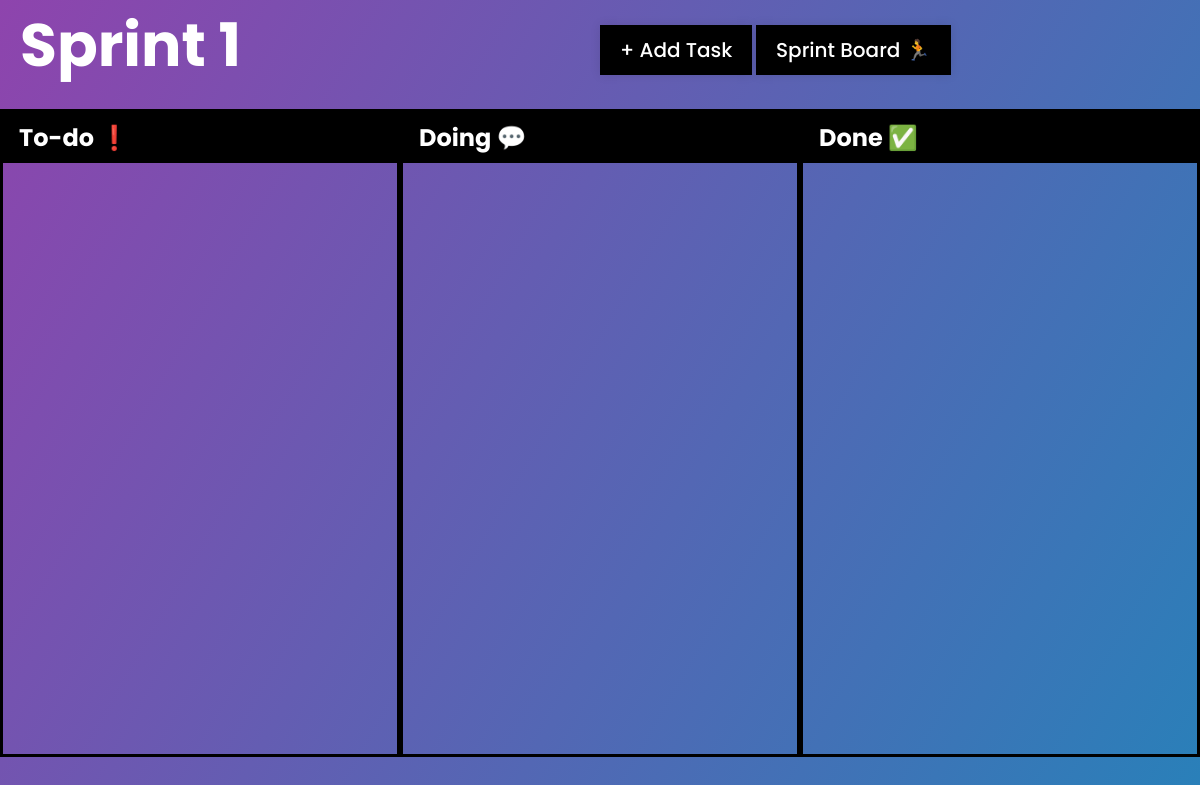
The app's page /kanban/1, older data.
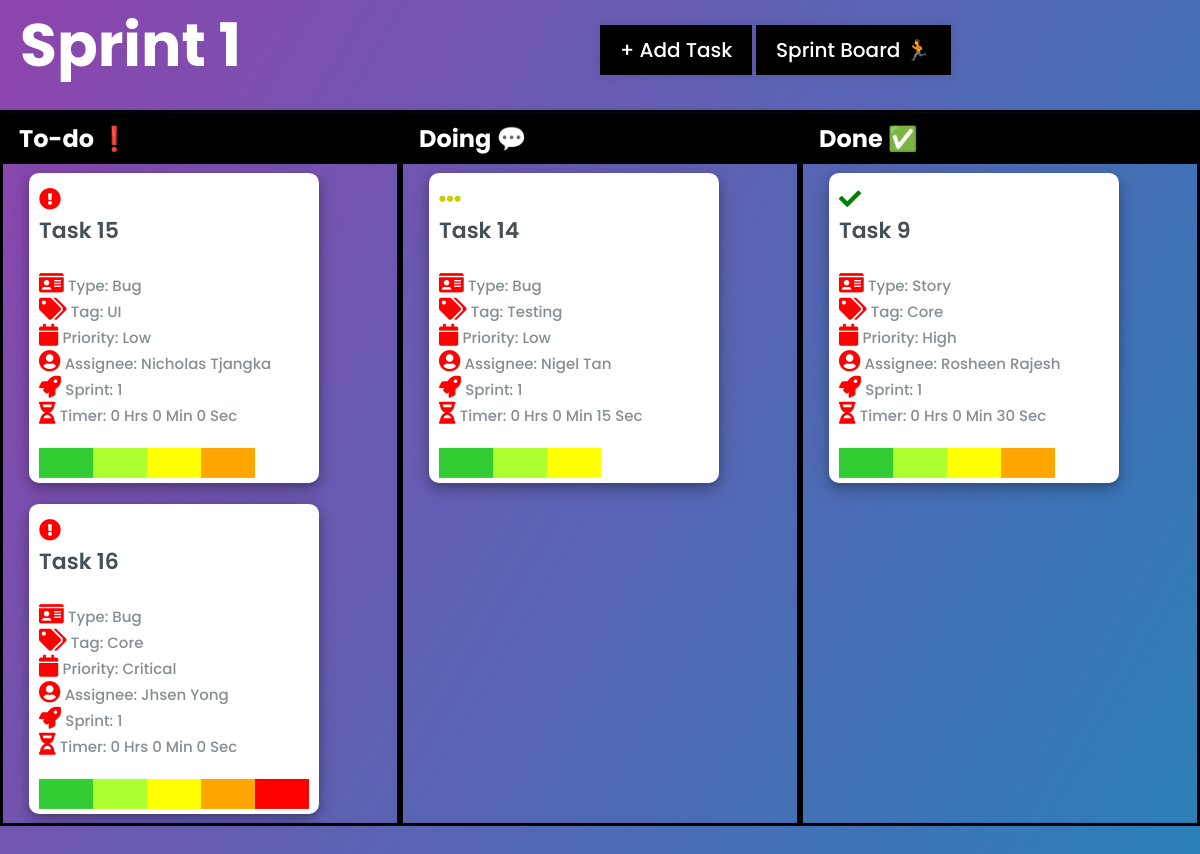
The same page, newer data.
### tables this page shows
CREATE TABLE "Sprint" (
	"sprint_id"	INTEGER NOT NULL UNIQUE,
	"sprint_name"	TEXT,
	"sprint_start"	TEXT,
	"sprint_end"	TEXT,
	"sprint_status"	TEXT,
	PRIMARY KEY("sprint_id" AUTOINCREMENT)
);

CREATE TABLE "card" (
	"card_id"	INTEGER NOT NULL UNIQUE,
	"card_name"	TEXT NOT NULL,
	"card_tag"	TEXT,
	"card_priority"	TEXT,
	"card_storypoint"	TEXT,
	"card_description"	TEXT,
	"card_status"	TEXT,
	"card_start"	TEXT,
	"card_stop"	TEXT,
	"card_elapsed"	BLOB,
	"list_id"	INTEGER,
	"user_username"	TEXT,
	"sprint_id"	INTEGER,
	"card_type"	INTEGER,
	"card_timer"	BLOB DEFAULT 0,
	PRIMARY KEY("card_id" AUTOINCREMENT),
	FOREIGN KEY("list_id") REFERENCES "List"("list_id"),
	FOREIGN KEY("user_username") REFERENCES "User"("user_username"),
	FOREIGN KEY("sprint_id") REFERENCES "Sprint"("sprint_id") ON DELETE SET NULL
);

### app.py (the view)
@app.route('/kanban/<int:id>', methods=['GET', 'POST'])
def kanban(id):
    sprints = appDb.all_sprint()
    for sprint in sprints:
        if sprint[0] == id:
            sprint_name = sprint[1]
    tasks = appDb.all_cards()
    if request.method == "POST":
        task_id = request.form.get("add_task")
        appDb.update_card("sprint_id", id, task_id)
        return redirect(f"/kanban/{id}")
    else:
        return render_template('kanban.html', tasks=tasks, id=id, sprint_name=sprint_name)

### db.py (called while the page is built)
    def all_cards(self ) :
        try :
            self.cursor.execute(
                "SELECT * from CARD")
            return self.cursor.fetchall()
        except Exception as e :
            return e

    def all_sprint(self) :
        try :
            self.cursor.execute(
                "Select * from sprint")
            return self.cursor.fetchall()
        except Exception as e :
            return e

### templates/kanban.html (shortened to what this page needs)
{% extends "base.html" %}
{% block head %}
<link rel="stylesheet" href="https://use.fontawesome.com/releases/v5.15.4/css/all.css"/>
{% endblock %}
{%block body %}
<div class="kanban_page">
    <h1>{{sprint_name}}</h1>
     <div class="todo-container" >
        <div class="status">
            <h2>To-do &#10071</h2>
            {% for task in tasks %}
            {% if task[6] == "To do" and task[12] == id %}
            <div class="miniature_card">
                <div class="front_facing">
                    {% if task[6] == "To do" %}
                        <div><i class="fa fa-exclamation-circle" style="color:red; margin-top: 5px;"></i></div>
                    {% elif task[6] == "Doing" %}
                        <div><i class="fa fa-ellipsis-h" style="color: 	#CCCC00; margin-top: 5px;"></i></div>
                    {% else %}
                        <div><i class="fa fa-check" style="color:green; margin-top: 5px;"></i></div>
                    {% endif %}
                    <div class="card_text">
                        <h3 class="name">{{task[1]}}</h3>
                        <br>
                    </div>
                    <div class="tag_type_priority">
                        <i class="fa fa-id-card"></i>
                        <span class="quote2">Type: {{task[13]}}</span>
                        <br>
                        <i class="fa fa-tags"></i>
                        <span class="quote2">Tag: {{task[2]}}</span>
                        <br>
                        <i class="fa fa-calendar"></i>
                        <span class="quote2">Priority: {{task[3]}}</span>
                        <br>
                        <i class="fa fa-user-circle"></i>
                        <span class="quote2">Assignee: {{task[11]}}</span>
                        <br>
                        <i class="fa fa-rocket"></i>
                        {% if task[12] == None %}
                            <span class="quote2">Sprint: None</span>
                        {% else %}
                            <span class="quote2">Sprint: {{task[12]}}</span>
                        {% endif %}
                        <br>
                        <i class="fa fa-hourglass-half"></i>
                        {% if task[14] == 0 %}
                            <span class="quote2">Timer: 0 Hrs 0 Min 0 Sec</span>
                        {% else %}
                            {% set time = task[14]|int() %}
                            {% set time = time - 662400 %}
                            <span class="quote2">Timer: {{time // 3600}} Hrs {{time // 60}} Min {{time % 60}} Sec</span>
                        {% endif %}
                        <br>
                        <div class="line">
                            {% if task[4] == "1" %}
                                <span class="color-1"></span>
                            {% elif task[4] == "2" %}
                                <span class="color-1"></span>
                                <span class="color-2"></span>
                            {% elif task[4] == "3" %}
                                <span class="color-1"></span>
                                <span class="color-2"></span>
                                <span class="color-3"></span>
                            {% elif task[4] == "4" %}
                                <span class="color-1"></span>
                                <span class="color-2"></span>
                                <span class="color-3"></span>
                                <span class="color-4"></span>
                            {% else %}
                                <span class="color-1"></span>
                                <span class="color-2"></span>
                                <span class="color-3"></span>
                                <span class="color-4"></span>
                                <span class="color-5"></span>
                            {% endif %}
                        </div>
                    </div>
                </div>
            </div>
            {% endif %}
            {% endfor %}
        </div>
        <div class="status">
            <h2>Doing &#128172</h2>
            {% for task in tasks %}
            {% if task[6] == "Doing" and task[12] == id %}
            <div class="miniature_card">
                <div class="front_facing">
                    {% if task[6] == "To do" %}
                        <div><i class="fa fa-exclamation-circle" style="color:red; margin-top: 5px;"></i></div>
                    {% elif task[6] == "Doing" %}
                        <div><i class="fa fa-ellipsis-h" style="color: 	#CCCC00; margin-top: 5px;"></i></div>
                    {% else %}
                        <div><i class="fa fa-check" style="color:green; margin-top: 5px;"></i></div>
                    {% endif %}
                    <div class="card_text">
                        <h3 class="name">{{task[1]}}</h3>
                        <br>
                    </div>
                    <div class="tag_type_priority">
                        <i class="fa fa-id-card"></i>
                        <span class="quote2">Type: {{task[13]}}</span>
                        <br>
                        <i class="fa fa-tags"></i>
                        <span class="quote2">Tag: {{task[2]}}</span>
                        <br>
                        <i class="fa fa-calendar"></i>
                        <span class="quote2">Priority: {{task[3]}}</span>
                        <br>
                        <i class="fa fa-user-circle"></i>
                        <span class="quote2">Assignee: {{task[11]}}</span>
                        <br>
                        <i class="fa fa-rocket"></i>
                        {% if task[12] == None %}
                            <span class="quote2">Sprint: None</span>
                        {% else %}
                            <span class="quote2">Sprint: {{task[12]}}</span>
                        {% endif %}
                        <br>
                        <i class="fa fa-hourglass-half"></i>
                        {% if task[14] == 0 %}
                            <span class="quote2">Timer: 0 Hrs 0 Min 0 Sec</span>
                        {% else %}
                            {% set time = task[14]|int() %}
                            {% set time = time - 662400 %}
                            <span class="quote2">Timer: {{time // 3600}} Hrs {{time // 60}} Min {{time % 60}} Sec</span>
                        {% endif %}
                        <br>
                        <div class="line">
                            {% if task[4] == "1" %}
                                <span class="color-1"></span>
                            {% elif task[4] == "2" %}
                                <span class="color-1"></span>
                                <span class="color-2"></span>
                            {% elif task[4] == "3" %}
                                <span class="color-1"></span>
                                <span class="color-2"></span>
                                <span class="color-3"></span>
                            {% elif task[4] == "4" %}
                                <span class="color-1"></span>
                                <span class="color-2"></span>
                                <span class="color-3"></span>
                                <span class="color-4"></span>
                            {% else %}
                                <span class="color-1"></span>
                                <span class="color-2"></span>
                                <span class="color-3"></span>
                                <span class="color-4"></span>
                                <span class="color-5"></span>
                            {% endif %}
                        </div>
                    </div>
                </div>
            </div>
            {% endif %}
            {% endfor %}
        </div>
        <div class="status">
            <h2>Done &#9989</h2>
            {% for task in tasks %}
            {% if task[6] == "Done" and task[12] == id %}
            <div class="miniature_card">
                <div class="front_facing">
                    {% if task[6] == "To do" %}
                        <div><i class="fa fa-exclamation-circle" style="color:red; margin-top: 5px;"></i></div>
                    {% elif task[6] == "Doing" %}
                        <div><i class="fa fa-ellipsis-h" style="color: 	#CCCC00; margin-top: 5px;"></i></div>
                    {% else %}
                        <div><i class="fa fa-check" style="color:green; margin-top: 5px;"></i></div>
                    {% endif %}
                    <div class="card_text">
                        <h3 class="name">{{task[1]}}</h3>
                        <br>
                    </div>
                    <div class="tag_type_priority">
                        <i class="fa fa-id-card"></i>
                        <span class="quote2">Type: {{task[13]}}</span>
                        <br>
                        <i class="fa fa-tags"></i>
                        <span class="quote2">Tag: {{task[2]}}</span>
                        <br>
                        <i class="fa fa-calendar"></i>
                        <span class="quote2">Priority: {{task[3]}}</span>
                        <br>
                        <i class="fa fa-user-circle"></i>
                        <span class="quote2">Assignee: {{task[11]}}</span>
                        <br>
                        <i class="fa fa-rocket"></i>
                        {% if task[12] == None %}
                            <span class="quote2">Sprint: None</span>
                        {% else %}
                            <span class="quote2">Sprint: {{task[12]}}</span>
                        {% endif %}
                        <br>
                        <i class="fa fa-hourglass-half"></i>
                        {% if task[14] == 0 %}
                            <span class="quote2">Timer: 0 Hrs 0 Min 0 Sec</span>
                        {% else %}
                            {% set time = task[14]|int() %}
                            {% set time = time - 662400 %}
                            <span class="quote2">Timer: {{time // 3600}} Hrs {{time // 60}} Min {{time % 60}} Sec</span>
                        {% endif %}
                        <br>
                        <div class="line">
                            {% if task[4] == "1" %}
                                <span class="color-1"></span>
                            {% elif task[4] == "2" %}
                                <span class="color-1"></span>
                                <span class="color-2"></span>
                            {% elif task[4] == "3" %}
                                <span class="color-1"></span>
                                <span class="color-2"></span>
                                <span class="color-3"></span>
                            {% elif task[4] == "4" %}
                                <span class="color-1"></span>
                                <span class="color-2"></span>
                                <span class="color-3"></span>
                                <span class="color-4"></span>
                            {% else %}
                                <span class="color-1"></span>
                                <span class="color-2"></span>
                                <span class="color-3"></span>
                                <span class="color-4"></span>
                                <span class="color-5"></span>
                            {% endif %}
                        </div>
                    </div>
                </div>
            </div>
            {% endif %}
            {% endfor %}
    </div>
</div>
<div class="return_button">
    <a href="http://127.0.0.1:5000/sprint-board">Sprint Board &#127939</a>
</div>
<label for="add_task_check" class="show_add_task_btn2">+ Add Task</label>
{% endblock %}

### templates/base.html (shortened to what this page needs)
<!DOCTYPE html>
<html lang="en">
<head>
    <link rel="stylesheet" href="{{ url_for('static', filename='css/main.css')}}">
    {% block head %}{% endblock %}
</head>
<body>
    {% block body %}{% endblock %}
</body>
</html>

### static/css/main.css (style rules this page uses)
* { margin: 0; padding: 0; box-sizing: border-box; font-family: "Poppins", sans-serif; }
body { margin: 0; padding: 0; overflow: hidden; }
.miniature_card { width: 290px; max-width: 290px; height: 310px; max-height: 310px; background-color: #fff; justify-content: left; align-items: left; text-align: left; border-radius: 10px; box-shadow: 0 4px 8px 0 rgba(0, 0, 0, 0.2), 0 6px 20px 0 rgba(0, 0, 0, 0.19); padding: 10px; overflow: hidden; margin-left: 10px; word-wrap: break-word; }
.miniature_card i { font-size: 22px !important; color: red; }
.miniature_card .name { font-size: 22px; color: #464e56; font-weight: 600; }
.miniature_card .quote2 { font-size: 15px; font-weight: 500; color: #868e94; }
.line span { display:block; width:20%; float:left; height:5px; margin-top: 20px; height: 30px; }
.line { width:100%; }
.color-1 { background: limegreen; }
.color-2 { background:greenyellow; }
.color-3 { background:yellow; }
.color-4 { background:orange; }
.color-5 { background:red; }
.kanban_page { background: linear-gradient(120deg, #8e44ad, #2980b9); height: 100vh; }
.kanban_page h1 { text-align: left; padding-left: 20px; padding-bottom: 5px; font-size: 60px; color: white; }
.todo-container { position: relative; top: 50%; left: 50%; transform: translate(-50%, -55%); height: 90vh; display: flex; justify-content: center; }
.status { width: 33.33%; position: relative; border: 3px solid black; padding: 60px 1rem 0.5rem; display: grid; grid-template-columns: repeat(1, minmax(150px, 0.5fr)); grid-row: 150px; gap: 20px; justify-items: left; overflow: auto; max-height: 90%; margin-top: 10px; }
.status h2 { position: absolute; top: 0; Left: 0; margin: 0; width: 100%; padding: 0.5rem 1rem; color: white; background-color: black; }
.show_add_task_btn2 { background-color: black; padding: 10px 20px; font-size: 20px; font-weight: 500; color: white; cursor: pointer; box-shadow: 0px 0px 10px rgba(0,0,0,0.1); border-color: black; position: absolute; top: 25px; left: 50%; }
.kanban_page .return_button a { background-color: black; padding: 10px 20px; font-size: 20px; font-weight: 500; color: white; cursor: pointer; box-shadow: 0px 0px 10px rgba(0,0,0,0.1); border-color: black; position: absolute; top: 25px; left: 63%; text-decoration: none; }

Row changes from the older to the newer data that the page shows:
added card: card_status "To do" (drawn), card_name "Task 15", card_type "Bug", card_tag "UI", card_priority "Low", user_username "Nicholas Tjangka", sprint "1", card_timer "Timer: 0 Hrs 0 Min 0 Sec", card_storypoint "4" (drawn), shown under "To-do ❗"
added card: card_status "To do" (drawn), card_name "Task 16", card_type "Bug", card_tag "Core", card_priority "Critical", user_username "Jhsen Yong", sprint "1", card_timer "Timer: 0 Hrs 0 Min 0 Sec", card_storypoint "5" (drawn), shown under "To-do ❗"
added card: card_status "Doing" (drawn), card_name "Task 14", card_type "Bug", card_tag "Testing", card_priority "Low", user_username "Nigel Tan", sprint "1", time "0", time "15", card_storypoint "3" (drawn), shown under "Doing 💬"
added card: card_status "Done" (drawn), card_name "Task 9", card_type "Story", card_tag "Core", card_priority "High", user_username "Rosheen Rajesh", sprint "1", time "0", time "30", card_storypoint "4" (drawn), shown under "Done ✅"
